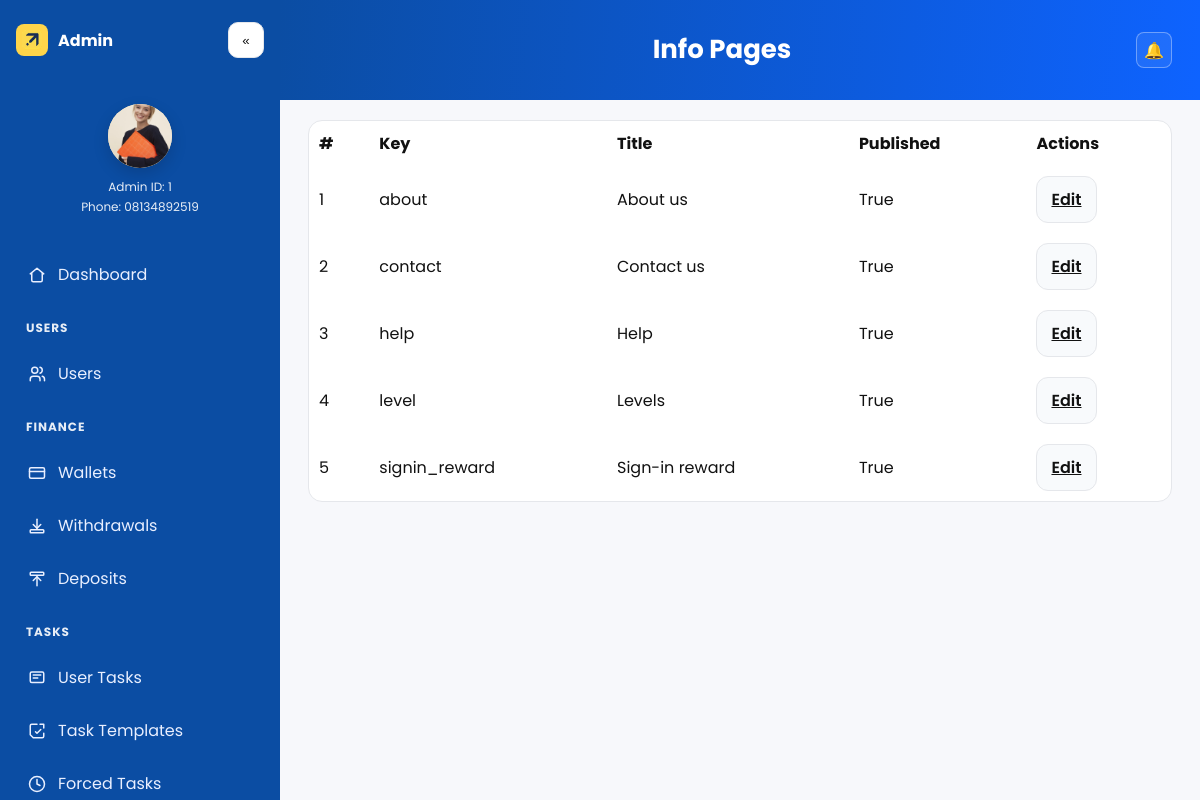
The app's page /bo/info-pages/ (signed in), older data.
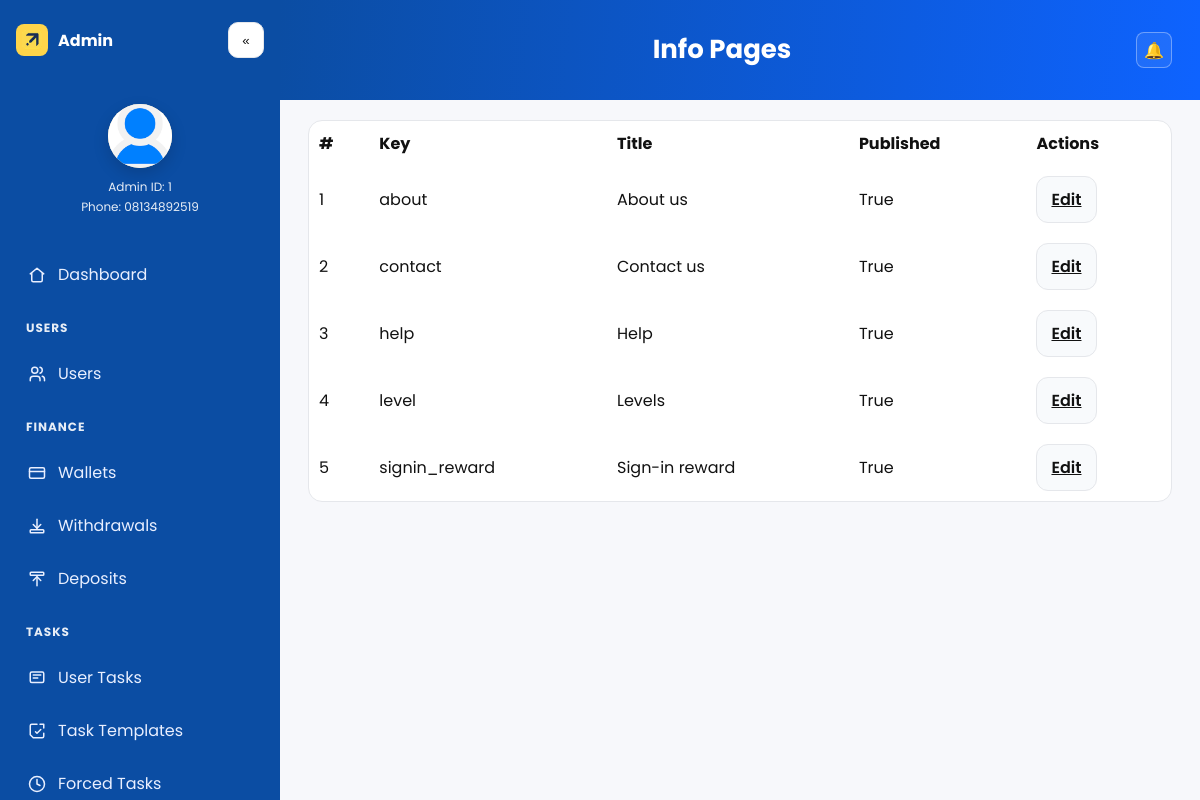
The same page, newer data.
### main/models.py (models this page shows, shortened)
class CustomUser(AbstractUser):
    username = None
    phone = models.CharField(max_length=20, unique=True)
    invitation_code = models.CharField(max_length=50, blank=True, null=True)
    nickname   = models.CharField(max_length=50, blank=True)
    avatar     = models.ImageField(upload_to="avatars/%Y/%m/", blank=True, null=True)
    avatar_url = models.URLField(blank=True, null=True, validators=[URLValidator()])
    signup_ip = models.GenericIPAddressField(blank=True, null=True)
    signup_country = models.CharField(max_length=100, blank=True, null=True)
    last_login_ip = models.GenericIPAddressField(blank=True, null=True)
    last_login_country = models.CharField(max_length=100, blank=True, null=True)
    tx_pin_hash = models.CharField(max_length=128, blank=True)
    tx_pin_changed_at = models.DateTimeField(blank=True, null=True)
    tx_pin_attempts = models.PositiveIntegerField(default=0)
    tx_pin_locked_until = models.DateTimeField(blank=True, null=True)
    USERNAME_FIELD = "phone"
    REQUIRED_FIELDS = []
    objects = CustomUserManager()

### main/admin_view.py (the view)
# urls.py: path("bo/info-pages/", bo.bo_info_pages, name="bo_info_pages"),
@login_required
@user_passes_test(staff_or_manager)
def bo_info_pages(request):
    pages = InfoPage.objects.order_by("key")
    return render(request, "meta_search/bo/info_pages.html", {
        "active_page": AP["set"], "pages": pages
    })

### main/admin_view.py (called while the page is built)
def staff_or_manager(user):
    return user.is_active and (user.is_staff or user.groups.filter(name="managers").exists())

### templates/meta_search/bo/info_pages.html (shortened to what this page needs)
{% extends "base_admin.html" %}
{% block page_title %}Info Pages{% endblock %}
{% block content %}
<div class="card" style="padding:0;">
  <div class="table-responsive" style="overflow-x:auto;">
    <table style="width:100%; border-collapse:collapse;">
      <thead>
        <tr>
          <th style="padding:10px; text-align:left;">#</th>
          <th style="padding:10px; text-align:left;">Key</th>
          <th style="padding:10px; text-align:left;">Title</th>
          <th style="padding:10px; text-align:left;">Published</th>
          <th style="padding:10px; text-align:left;">Actions</th>
        </tr>
      </thead>
      <tbody>
        {% for p in pages %}
          <tr>
            <td style="padding:10px;">{{ p.id }}</td>
            <td style="padding:10px;">{{ p.key }}</td>
            <td style="padding:10px;">{{ p.title }}</td>
            <td style="padding:10px;">{{ p.is_published }}</td>
            <td style="padding:10px;"><a class="btn" href="{% url 'bo_info_page_edit' p.id %}">Edit</a></td>
          </tr>
        {% empty %}
          <tr><td colspan="5" style="padding:12px;">No pages.</td></tr>
        {% endfor %}
      </tbody>
    </table>
  </div>
</div>
{% endblock %}

### templates/base_admin.html (shortened to what the changed rows need)
{% load static %}
<!DOCTYPE html>
<html lang="en">
<head>
  <link rel="stylesheet" href="{% static 'meta_search/base_admin_layout.css' %}">
</head>
<body>
  <div class="app {% block app_classes %}{% endblock %}" id="app">
    <aside class="sidebar" id="sidebar">
      {% static 'meta_search/images/avatar-placeholder.png' as avatar_placeholder %}
      <div class="profile" title="{{ request.user.nickname|default:request.user.get_full_name|default:request.user.username }}">
        <div class="avatar">
          {% if request.user.avatar %}
            <img src="{{ request.user.avatar.url }}" alt="Admin avatar" width="48" height="48" loading="lazy" onerror="this.src='{{ avatar_placeholder }}'">
          {% elif request.user.avatar_url %}
            <img src="{{ request.user.avatar_url }}" alt="Admin avatar" width="48" height="48" loading="lazy" onerror="this.src='{{ avatar_placeholder }}'">
          {% else %}
            <img src="{{ avatar_placeholder }}" alt="Admin avatar" width="48" height="48" loading="lazy">
          {% endif %}
          <span class="status-dot"></span>
        </div>
        <div class="meta">
          <div class="id">Admin ID: {{ request.user.id }}</div>
          <div class="phone">Phone: {{ request.user.phone|default:'-' }}</div>
        </div>
      </div>
    </aside>
    <main class="main">
      {% block content %}{% endblock %}
    </main>
  </div>
</body>
</html>

Row changes from the older to the newer data that the page shows:
changed CustomUser id 1: user.avatar: picture removed
